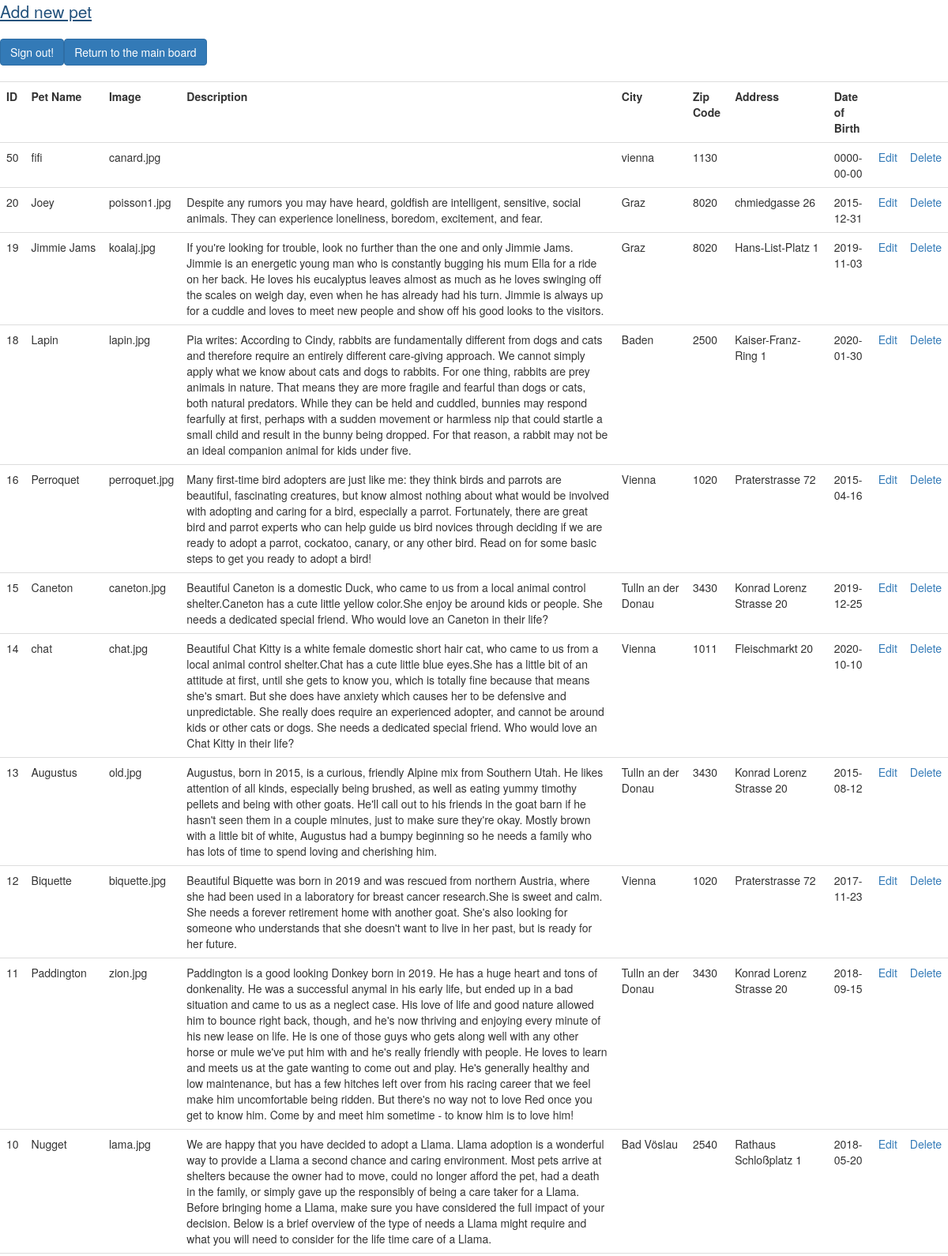
/dashboard/newpet.php (signed in, upper part), run on the app's committed database.
### tables this page shows
CREATE TABLE `allpets` (
  `ID` int(11) NOT NULL,
  `name` varchar(100) NOT NULL,
  `image` varchar(40) DEFAULT NULL,
  `descr` text,
  `city` varchar(30) NOT NULL,
  `zip_code` varchar(10) NOT NULL,
  `address` varchar(80) NOT NULL,
  `DateOfBirth` date DEFAULT NULL,
  `age` date NOT NULL
);

### dashboard/includes/database_functions.php (called while the page is built, shortened)
<?php
function getAll($conn){
		$query = "SELECT * FROM allpets ORDER BY ID DESC";
		$result = mysqli_query($conn, $query);
		return $result;
	}
?>

### dashboard/newpet.php (the view, shortened to what this page needs)
<?php include('includes/adminheader.php');  ?>
<?php
	require_once "includes/database_functions.php";
	$conn = db_connect();
	$result = getAll($conn);
?>
	<p class="lead"><a href="admin_add.php">Add new pet</a></p>
	<span><a href="../logout.php" class="btn btn-primary">Sign out!</a><a href="index.php" class="btn btn-primary">Return to the main board</a></span>
	<table class="table" style="margin-top: 20px">
		<tr>
			<th>ID</th>
			<th>Pet Name</th>
			<th>Image</th>
			<th>Description</th>
			<th>City</th>
			<th>Zip Code</th>
			<th>Address</th>
			<th>Date of Birth</th>
			<th>&nbsp;</th>
			<th>&nbsp;</th>
		</tr>
		<?php while($row = mysqli_fetch_assoc($result)){ ?>
		<tr>
			<td><?php echo $row['ID']; ?></td>
			<td><?php echo $row['name']; ?></td>
			<td><?php echo $row['image']; ?></td>
			<td><?php echo $row['descr']; ?></td>
			<td><?php echo $row['city']; ?></td>
			<td><?php echo $row['zip_code']; ?></td>
			<td><?php echo $row['address']; ?></td>
			<td><?php echo $row['DateOfBirth']; ?></td>
			<td><a href="admin_edit.php?ID=<?php echo $row['ID']; ?>">Edit</a></td>
			<td><a href="admin_delete.php?ID=<?php echo $row['ID']; ?>">Delete</a></td>
		</tr>
		<?php } ?>
	</table>

### data on the page
allpets: ID "50", name "fifi", image "canard.jpg", city "vienna", zip_code "1130", DateOfBirth "0000-00-00"
allpets: ID "20", name "Joey", image "poisson1.jpg", descr "Despite any rumors you may have heard, goldfish are intelligent, sensitive, social animals. They can experience loneliness, boredom, excitement, and fear.", city "Graz", zip_code "8020", address "chmiedgasse 26", DateOfBirth "2015-12-31"
allpets: ID "19", name "Jimmie Jams", image "koalaj.jpg", descr "If you're looking for trouble, look no further than the one and only Jimmie Jams. Jimmie is an energetic young man who is constantly bugging his mum Ella for a ride on her back. He loves his eucalyptus leaves almost as much as he loves swinging off the scales on weigh day, even when he has already had his turn. Jimmie is always up for a cuddle and loves to meet new people and show off his good looks to the visitors.", city "Graz", zip_code "8020", address "Hans-List-Platz 1", DateOfBirth "2019-11-03"
allpets: ID "18", name "Lapin", image "lapin.jpg", descr "Pia writes: According to Cindy, rabbits are fundamentally different from dogs and cats and therefore require an entirely different care-giving approach. We cannot simply apply what we know about cats and dogs to rabbits. For one thing, rabbits are prey animals in nature. That means they are more fragile and fearful than dogs or cats, both natural predators. While they can be held and cuddled, bunnies may respond fearfully at first, perhaps with a sudden movement or harmless nip that could startle a small child and result in the bunny being dropped. For that reason, a rabbit may not be an ideal companion animal for kids under five.", city "Baden", zip_code "2500", address "Kaiser-Franz-Ring 1", DateOfBirth "2020-01-30"
allpets: ID "16", name "Perroquet", image "perroquet.jpg", descr "Many first-time bird adopters are just like me: they think birds and parrots are beautiful, fascinating creatures, but know almost nothing about what would be involved with adopting and caring for a bird, especially a parrot. Fortunately, there are great bird and parrot experts who can help guide us bird novices through deciding if we are ready to adopt a parrot, cockatoo, canary, or any other bird. Read on for some basic steps to get you ready to adopt a bird!", city "Vienna", zip_code "1020", address "Praterstrasse 72", DateOfBirth "2015-04-16"
allpets: ID "15", name "Caneton", image "caneton.jpg", descr "Beautiful Caneton is a domestic Duck, who came to us from a local animal control shelter.Caneton has a cute little yellow color.She enjoy be around kids or people. She needs a dedicated special friend. Who would love an Caneton in their life?", city "Tulln an der Donau", zip_code "3430", address "Konrad Lorenz Strasse 20", DateOfBirth "2019-12-25"
allpets: ID "14", name "chat", image "chat.jpg", descr "Beautiful Chat Kitty is a white female domestic short hair cat, who came to us from a local animal control shelter.Chat has a cute little blue eyes.She has a little bit of an attitude at first, until she gets to know you, which is totally fine because that means she's smart. But she does have anxiety which causes her to be defensive and unpredictable. She really does require an experienced adopter, and cannot be around kids or other cats or dogs. She needs a dedicated special friend. Who would love an Chat Kitty in their life?", city "Vienna", zip_code "1011", address "Fleischmarkt 20", DateOfBirth "2020-10-10"
allpets: ID "13", name "Augustus", image "old.jpg", descr "Augustus, born in 2015, is a curious, friendly Alpine mix from Southern Utah. He likes attention of all kinds, especially being brushed, as well as eating yummy timothy pellets and being with other goats. He'll call out to his friends in the goat barn if he hasn't seen them in a couple minutes, just to make sure they're okay. Mostly brown with a little bit of white, Augustus had a bumpy beginning so he needs a family who has lots of time to spend loving and cherishing him.", city "Tulln an der Donau", zip_code "3430", address "Konrad Lorenz Strasse 20", DateOfBirth "2015-08-12"
allpets: ID "12", name "Biquette", image "biquette.jpg", descr "Beautiful Biquette was born in 2019 and was rescued from northern Austria, where she had been used in a laboratory for breast cancer research.She is sweet and calm. She needs a forever retirement home with another goat. She's also looking for someone who understands that she doesn't want to live in her past, but is ready for her future.", city "Vienna", zip_code "1020", address "Praterstrasse 72", DateOfBirth "2017-11-23"
allpets: ID "11", name "Paddington", image "zion.jpg", descr "Paddington is a good looking Donkey born in 2019. He has a huge heart and tons of donkenality. He was a successful anymal in his early life, but ended up in a bad situation and came to us as a neglect case. His love of life and good nature allowed him to bounce right back, though, and he's now thriving and enjoying every minute of his new lease on life. He is one of those guys who gets along well with any other horse or mule we've put him with and he's really friendly with people. He loves to learn and meets us at the gate wanting to come out and play. He's generally healthy and low maintenance, but has a few hitches left over from his racing career that we feel make him uncomfortable being…", city "Tulln an der Donau", zip_code "3430", address "Konrad Lorenz Strasse 20", DateOfBirth "2018-09-15"
allpets: ID "10", name "Nugget", image "lama.jpg", descr "We are happy that you have decided to adopt a Llama. Llama adoption is a wonderful way to provide a Llama a second chance and caring environment. Most pets arrive at shelters because the owner had to move, could no longer afford the pet, had a death in the family, or simply gave up the responsibly of being a care taker for a Llama. Before bringing home a Llama, make sure you have considered the full impact of your decision. Below is a brief overview of the type of needs a Llama might require and what you will need to consider for the life time care of a Llama.", city "Bad Vöslau", zip_code "2540", address "Rathaus Schloßplatz 1", DateOfBirth "2018-05-20"
